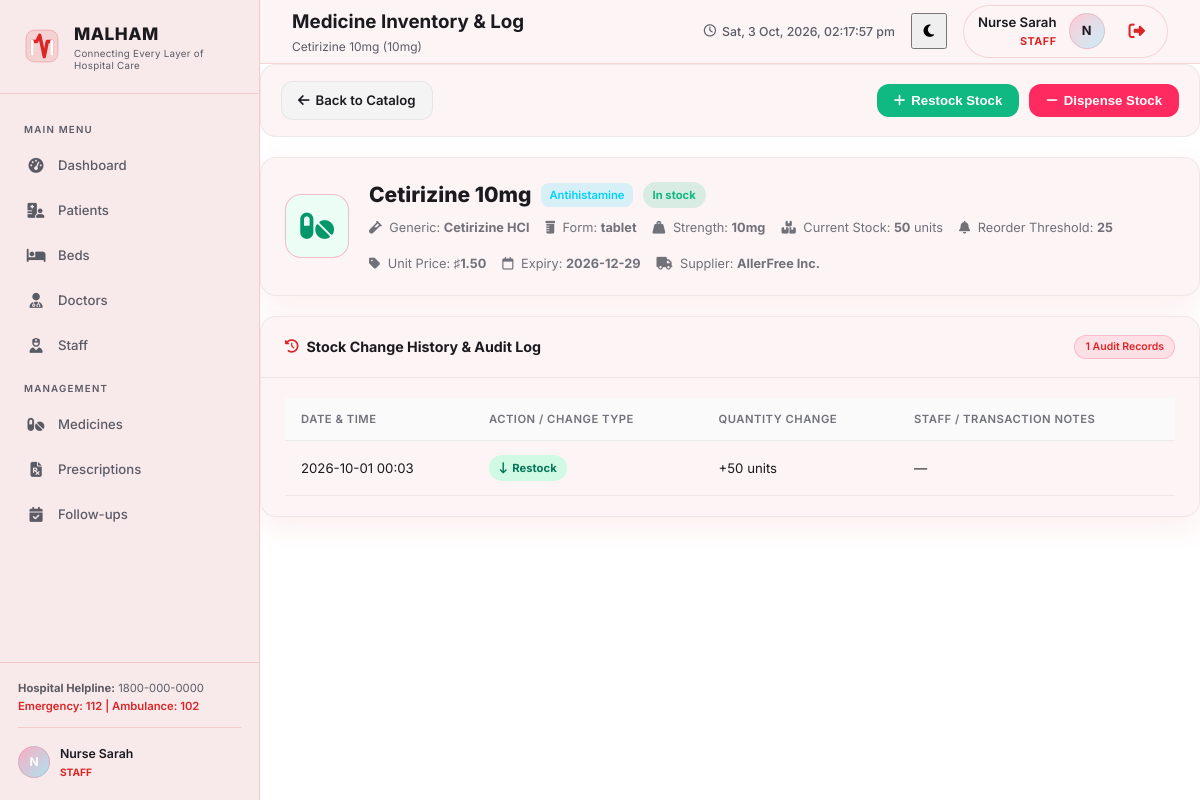
Page /medicines/14 (signed in) on the earlier database version.
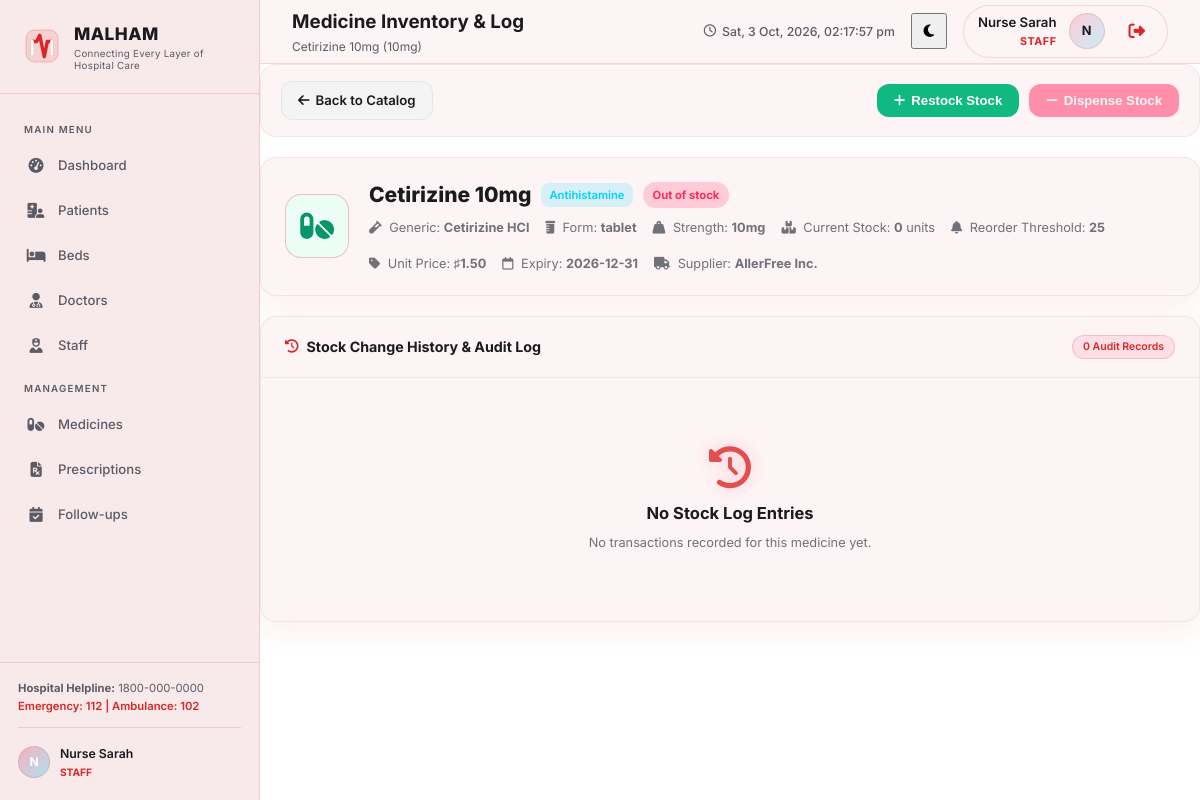
Same page on the later database version.
### tables this page shows
CREATE TABLE medicines (
            id          INTEGER PRIMARY KEY AUTOINCREMENT,
            name        TEXT NOT NULL,
            category    TEXT,
            quantity    INTEGER DEFAULT 0,
            unit        TEXT DEFAULT 'tablets',
            expiry_date TEXT,
            supplier    TEXT,
            price       REAL DEFAULT 0.0,
            status      TEXT DEFAULT 'in-stock', -- in-stock / low-stock / out-of-stock
            created_at  TEXT DEFAULT (datetime('now'))
        , generic_name TEXT, form TEXT DEFAULT 'tablet', strength TEXT, reorder_level INTEGER DEFAULT 20, unit_price REAL DEFAULT 0.0, last_updated TEXT);

CREATE TABLE stock_log (
            id              INTEGER PRIMARY KEY AUTOINCREMENT,
            medicine_id     INTEGER NOT NULL,
            change_type     TEXT NOT NULL,            -- restock / dispense / adjustment
            quantity_change INTEGER NOT NULL,
            note            TEXT,
            logged_on       TEXT DEFAULT (datetime('now')),
            FOREIGN KEY (medicine_id) REFERENCES medicines(id)
        );

### app.py (the view)
@app.route("/medicines/<int:med_id>")
@role_required('head_doctor', 'doctor', 'staff')
def medicine_detail(med_id):
    medicine = query_db("SELECT * FROM medicines WHERE id=?", (med_id,), one=True)
    if not medicine:
        return redirect(url_for("medicines"))
    logs = query_db("SELECT * FROM stock_log WHERE medicine_id=? ORDER BY logged_on DESC, id DESC", (med_id,))
    today_date = datetime.now().strftime("%Y-%m-%d")
    return render_template("medicine_detail.html", medicine=medicine, logs=logs, today_date=today_date)

### app.py (called while the page is built)
def get_current_user():
    user_id = session.get("user_id")
    if not user_id:
        return None
    conn = get_db_connection()
    user = conn.execute("SELECT * FROM users WHERE id = ?", (user_id,)).fetchone()
    conn.close()
    return user

@app.before_request
def require_login():
    endpoint = request.endpoint
    if endpoint in ('login', 'static') or (request.path and request.path.startswith('/static')):
        return None
    if 'user_id' not in session:
        return redirect(url_for('login'))
    g.user = get_current_user()
    if not g.user:
        session.clear()
        return redirect(url_for('login'))

@app.context_processor
def inject_globals():
    return dict(
        current_user=getattr(g, 'user', None),
        attendance_demo_mode=ATTENDANCE_DEMO_MODE
    )

def query_db(sql, args=(), one=False):
    conn = get_db_connection()
    rows = conn.execute(sql, args).fetchall()
    conn.close()
    result = [dict(row) for row in rows]
    return result[0] if one and result else result

### database.py (called while the page is built)
def get_db_connection():
    conn = sqlite3.connect(DATABASE)
    conn.row_factory = sqlite3.Row  # allows dict-like access to rows
    return conn

### templates/medicine_detail.html (shortened to what the changed rows need)
{% extends "base.html" %}
{% block page_title %}Medicine Inventory & Log{% endblock %}
{% block page_subtitle %}{{ medicine.name }} ({{ medicine.strength or 'Standard' }}){% endblock %}
{% block content %}
<div class="medicine-detail-container">
    <div class="card animate-in">
        <div class="card-body">
            <div class="profile-header-flex">
                <div class="profile-main-info">
                    <div class="flex-align-center gap-10">
                        <h2>{{ medicine.name }}</h2>
                        <span class="badge-cat">{{ medicine.category or 'General' }}</span>
                        <span class="badge-med-status status-{{ medicine.status }}">
                            {{ medicine.status|replace('-', ' ')|capitalize }}
                        </span>
                    </div>
                    <div class="profile-meta-row mt-6">
                        <span><i class="fa-solid fa-vial"></i> Generic: <strong>{{ medicine.generic_name or '—' }}</strong></span>
                        <span><i class="fa-solid fa-prescription-bottle"></i> Form: <strong class="text-capitalize">{{ medicine.form or 'tablet' }}</strong></span>
                        <span><i class="fa-solid fa-weight-hanging"></i> Strength: <strong>{{ medicine.strength or 'N/A' }}</strong></span>
                        <span><i class="fa-solid fa-boxes-stacked"></i> Current Stock: <strong class="text-lg text-blue-600">{{ medicine.quantity }}</strong> units</span>
                        <span><i class="fa-solid fa-bell"></i> Reorder Threshold: <strong>{{ medicine.reorder_level or 20 }}</strong></span>
                        <span><i class="fa-solid fa-tag"></i> Unit Price: <strong>&sharp;{{ "%.2f"|format(medicine.unit_price or 0.0) }}</strong></span>
                        <span><i class="fa-regular fa-calendar"></i> Expiry: <strong>{{ medicine.expiry_date or 'N/A' }}</strong></span>
                        <span><i class="fa-solid fa-truck"></i> Supplier: <strong>{{ medicine.supplier or 'Standard Supplier' }}</strong></span>
                    </div>
                </div>
            </div>
        </div>
    </div>
    <div class="card animate-in">
        <div class="card-header flex-between">
            <h3><i class="fa-solid fa-history"></i> Stock Change History & Audit Log</h3>
            <span class="card-badge">{{ logs|length }} Audit Records</span>
        </div>
        <div class="card-body p-0">
            {% if logs %}
            <table class="data-table">
                <thead>
                    <tr>
                        <th>Date & Time</th>
                        <th>Action / Change Type</th>
                        <th>Quantity Change</th>
                        <th>Staff / Transaction Notes</th>
                    </tr>
                </thead>
                <tbody>
                    {% for l in logs %}
                    <tr>
                        <td class="text-xs font-semibold">{{ l.logged_on }}</td>
                        <td>
                            <span class="badge-stock-log log-type-{{ l.change_type }}">
                                {% if l.change_type == 'restock' %}
                                <i class="fa-solid fa-arrow-down-long"></i> Restock
                                {% elif l.change_type == 'dispense' %}
                                <i class="fa-solid fa-arrow-up-long"></i> Dispense
                                {% else %}
                                <i class="fa-solid fa-sliders"></i> Adjustment
                                {% endif %}
                            </span>
                        </td>
                        <td class="font-bold {% if l.quantity_change > 0 %}text-emerald-600{% else %}text-rose-600{% endif %}">
                            {% if l.quantity_change > 0 %}+{% endif %}{{ l.quantity_change }} units
                        </td>
                        <td class="text-sm text-gray-700">{{ l.note or '—' }}</td>
                    </tr>
                    {% endfor %}
                </tbody>
            </table>
            {% else %}
            <div class="empty-state">
                <i class="fa-solid fa-history"></i>
                <h3>No Stock Log Entries</h3>
                <p>No transactions recorded for this medicine yet.</p>
            </div>
            {% endif %}
        </div>
    </div>
</div>
{% endblock %}

Differences in the rows shown:
removed stock_log: logged_on "2026-10-01 00:03", change_type "restock" (drawn), quantity_change "50", note "—"
changed medicines "Cetirizine 10mg": status "In stock" → "Out of stock"; quantity "50" → "0"; expiry_date "2026-12-29" → "2026-12-31"
Other differences:
{{ logs|length }}: "1" → "0"
text no longer shown: "DATE & TIME ACTION / CHANGE TYPE QUANTITY CHANGE STAFF / TRANSACTION NOTES"
text now shown: "No Stock Log Entries No transactions recorded for this medicine yet."
